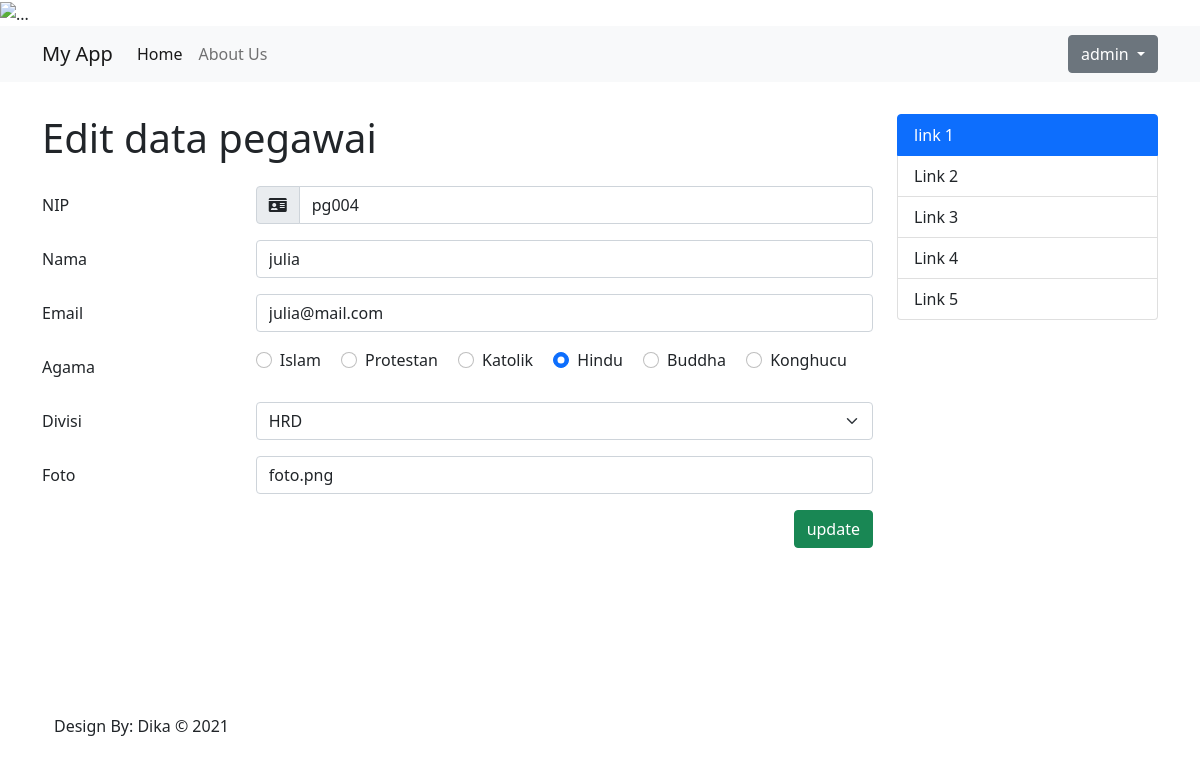
Page /index.php?hal=edit-data&id=7 (signed in) on the committed database.
### tables this page shows
CREATE TABLE `Pegawai` (
  `id` int(11) NOT NULL,
  `nip` varchar(5) NOT NULL,
  `nama` varchar(50) NOT NULL,
  `email` varchar(50) NOT NULL,
  `agama` enum('Islam','Protestan','Katolik','Hindu','Buddha','Konghucu') NOT NULL,
  `iddivisi` int(11) NOT NULL,
  `foto` varchar(50) NOT NULL
);

CREATE TABLE `Divisi` (
  `id` int(11) NOT NULL,
  `nama` varchar(50) NOT NULL
);

### config/koneksi.php (called while the page is built, shortened)
<?php
class Db {
    protected $servername = "localhost";
    protected $username = "root";
    protected $password = "";
    public function __construct() {
        try {
            $this->conn = new PDO("mysql:host=$this->servername;dbname=dbpegawai",$this->username, $this->password);
        } catch (PDOException $e) {
            echo "Connection failed: ", $e->getMessage();
        }
    }
}

### models/Pegawai.php (called while the page is built, shortened)
<?php
class Pegawai extends Db {
    public function getPegawai($id){
        $stmt = $this->conn->prepare("SELECT Pegawai.*, Divisi.id as divisiId, Divisi.nama as namaDivisi FROM Pegawai INNER JOIN Divisi ON Pegawai.iddivisi = Divisi.id WHERE Pegawai.id = :id");
        $stmt->bindParam(':id', $id);
        $stmt->execute();
        $stmt->setFetchMode(PDO::FETCH_ASSOC);
        return $stmt->fetch();
    }
}

### component/formEditPegawai.php (the view, shortened to what this page needs)
<?php
    require 'config/koneksi.php';
    require 'models/Pegawai.php';
    $namaAgama = ['Islam','Protestan','Katolik','Hindu','Buddha','Konghucu'];
    $pegawai = new Pegawai();
    $data = $pegawai->getPegawai($_GET['id']);
?>
<h1 class="mb-4">Edit data pegawai</h1>
<form action="controllers/pegawaiController.php" method="POST">
    <div class="mb-3 row">
        <label for="nip" class="col-sm-3 col-form-label">NIP</label>
        <div class="col-sm-9">
            <div class="input-group flex-nowrap">
                <span class="input-group-text" id="addon-wrapping">
                    <i class="fas fa-id-card"></i>
                </span>
                <input type="text" name="nip" class="form-control" placeholder="exmaple: pg001" aria-label="exmaple: pg001" aria-describedby="addon-wrapping" value="<?=$data['nip']?>" >
            </div>
        </div>
    </div>
    <div class="mb-3 row">
        <label for="nama" class="col-sm-3 col-form-label">Nama</label>
        <div class="col-sm-9">
            <input type="text" name="nama" class="form-control" id="inputNama" value="<?=$data['nama']?>">
        </div>
    </div>
    <div class="mb-3 row">
        <label for="email" class="col-sm-3 col-form-label">Email</label>
        <div class="col-sm-9">
            <input type="email" name="email" class="form-control" id="inputEmail" value="<?=$data['email']?>">
        </div>
    </div>
    <div class="mb-3 row">
        <label for="agama" class="col-sm-3 col-form-label">Agama</label>
        <div class="col-sm-9">
            <?php foreach ($namaAgama as $agama): ?>
            <div class="form-check form-check-inline">
                <input class="form-check-input" type="radio" name="agama" value="<?=$agama?>" <?=($data['agama'] == $agama) ? 'checked': ''?>>
                <label class="form-check-label" ><?=$agama?></label>
            </div>
            <?php endforeach; ?>
        </div>
    </div>
    <div class="mb-3 row">
        <label for="divisi" class="col-sm-3 col-form-label">Divisi</label>
        <div class="col-sm-9">
            <select class="form-select" aria-label="Default select example" name="divisi">
                <option value="1" <?=($data['divisiId'] == 1) ? 'selected': ''?>>HRD</option>
            </select>
        </div>
    </div>
    <div class="mb-3 row">
        <label for="foto" class="col-sm-3 col-form-label">Foto</label>
        <div class="col-sm-9">
            <input type="text" name="foto" class="form-control" id="foto" value="<?=$data['foto']?>">
        </div>
    </div>
    <div class="d-flex justify-content-end">
        <input type="submit" value="update" name="update" class="btn btn-success">
    </div>
</form>

### component/head.php (style rules this page uses)
body { overflow-x: hidden; }

### rows in the picture
pegawai: nip "pg004", nama "julia", email "julia@mail.com", agama "☑", foto "foto.png"
divisi: divisi "HRD"

### other values in the picture
$_SESSION['member']['fullname'] "admin"
$agama "Islam"
$agama "Protestan"
$agama "Katolik"
$agama "Hindu"
$agama "Buddha"
$agama "Konghucu"
